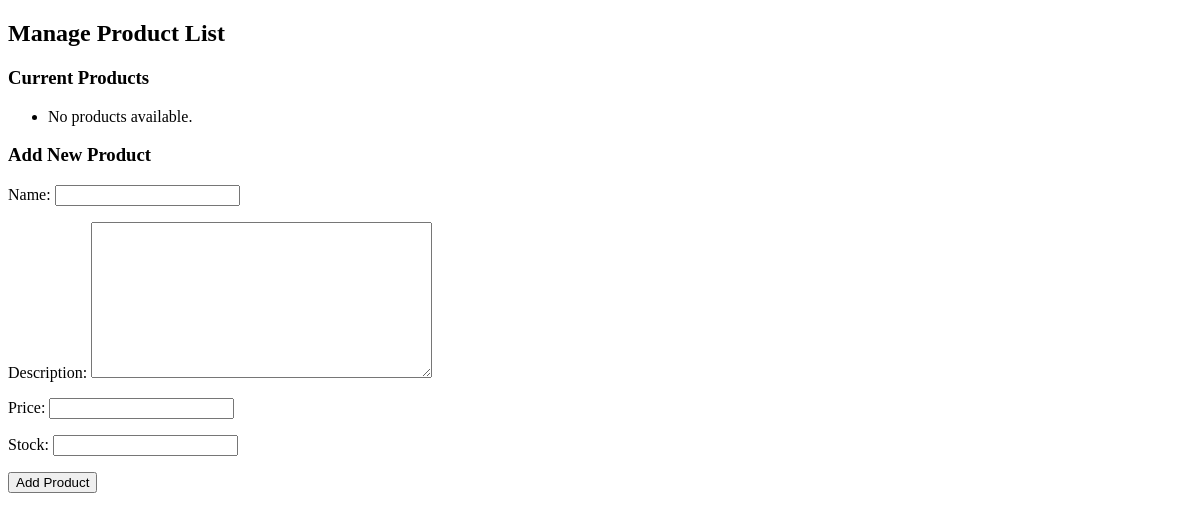
The page /grocery/manage-product-list/ (signed in) on the database as committed earlier.
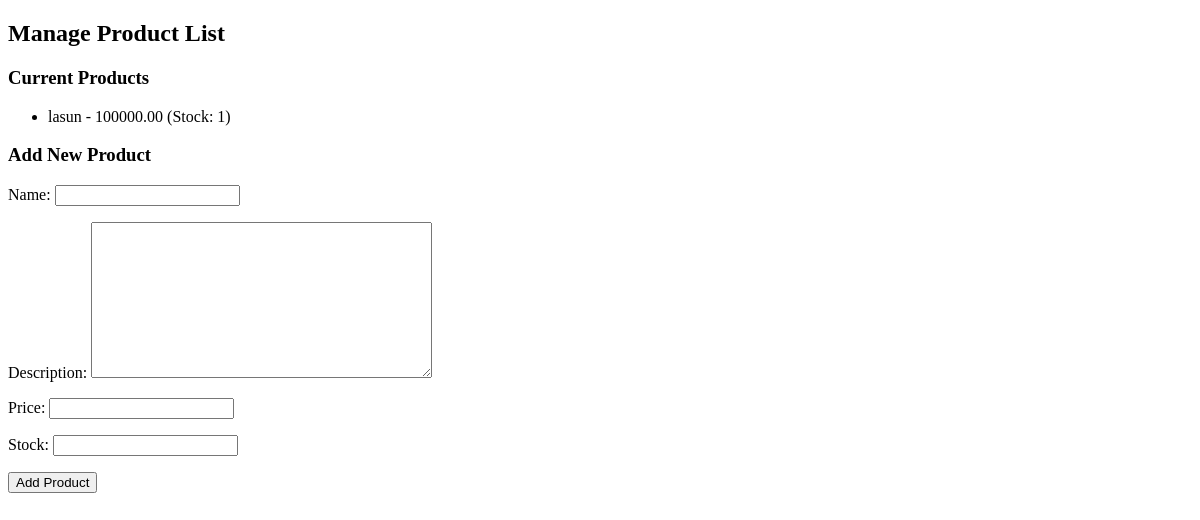
The same page on the database as committed later.
### grocery/models.py (models this page shows, shortened)
class Product(models.Model):
    grocery_store = models.ForeignKey('GroceryStore', on_delete=models.CASCADE, related_name='products')
    name = models.CharField(max_length=255)
    description = models.TextField(null=True, blank=True)
    price = models.DecimalField(max_digits=10, decimal_places=2)
    stock = models.IntegerField()

### grocery/views.py (the view)
# urls.py: path('manage-product-list/', views.manage_product_list, name='manage_product_list'),
def manage_product_list(request):
    try:
        grocery_store = request.user.grocerystore  # Correct attribute access
    except GroceryStore.DoesNotExist:
        return redirect('grocery_owner_dashboard')  # Handle case where user has no store
    products = Product.objects.filter(grocery_store=grocery_store)
    if request.method == 'POST':
        form = ProductForm(request.POST)
        if form.is_valid():
            product = form.save(commit=False)
            product.grocery_store = grocery_store
            product.save()
            return redirect('manage_product_list')
    else:
        form = ProductForm()
    return render(request, 'grocery/manage_product_list.html', {'products': products, 'form': form})

### grocery/forms.py
class ProductForm(forms.ModelForm):
    class Meta:
        model = Product
        fields = ['name', 'description', 'price', 'stock']

### grocery/templates/grocery/manage_product_list.html (shortened to what this page needs)
<!DOCTYPE html>
<html lang="en">
<head>
</head>
<body>
    <h2>Manage Product List</h2>
    <h3>Current Products</h3>
    <ul>
        {% for product in products %}
            <li>{{ product.name }} - {{ product.price }} (Stock: {{ product.stock }})</li>
        {% empty %}
            <li>No products available.</li>
        {% endfor %}
    </ul>
    <h3>Add New Product</h3>
    <form method="POST">
        {{ form.as_p }}
        <button type="submit">Add Product</button>
    </form>
</body>
</html>

Rows that differ between the two databases and show on the page:
added Product: name "lasun", price "100000.00", stock "1"
Other text that changed with them:
text no longer shown: "No products available."
